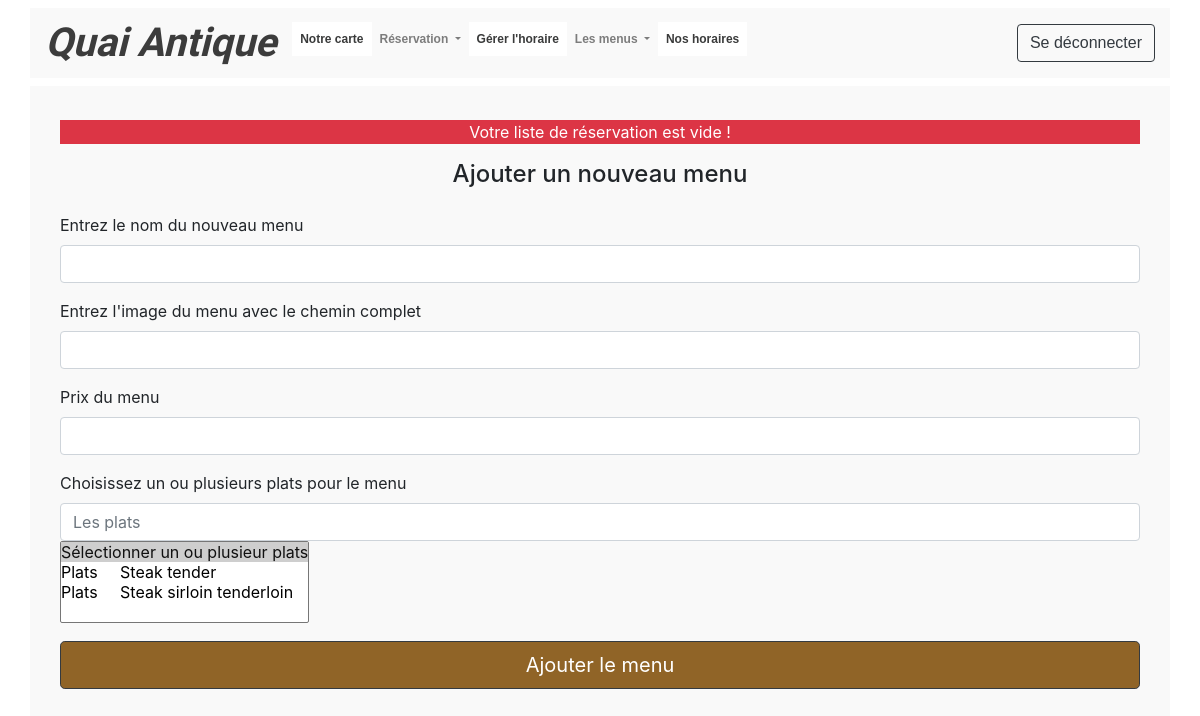
Page /manage.menu.inc.php (signed in) on the earlier database version.
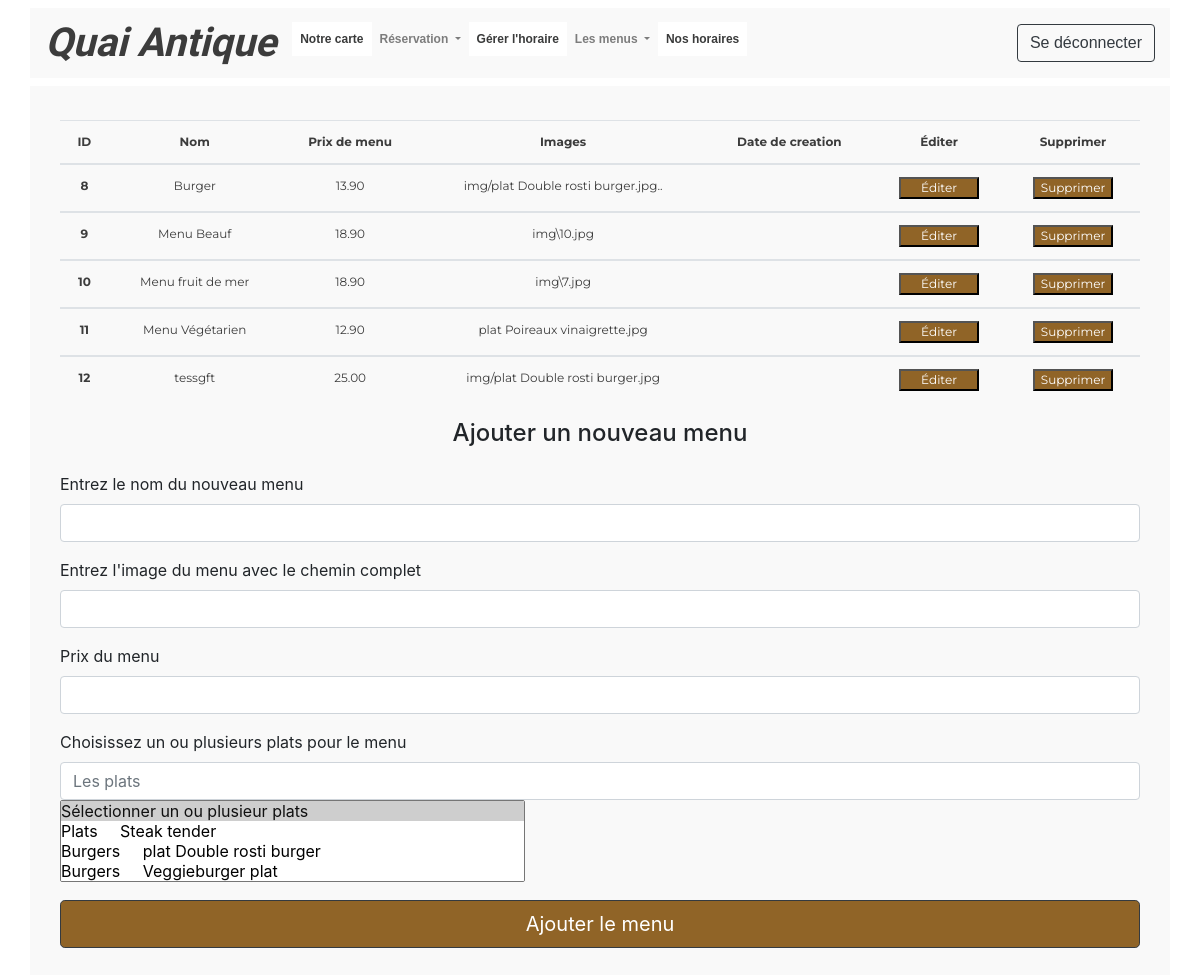
Same page on the later database version.
### tables this page shows
CREATE TABLE `menu` (
  `Id` int(11) NOT NULL,
  `name` varchar(200) NOT NULL,
  `price` decimal(10,2) NOT NULL,
  `creationdate` timestamp NULL DEFAULT NULL,
  `image` varchar(200) NOT NULL
);

### manage.menu.inc.php (the view, shortened to what the changed rows need)
<?php
require "header.php";
require 'includes/dbh.inc.php';
?>
<div class="container">
    <div class="col-md-12 offset-md-0">
    <?php
    echo" <div style='text-align: right;'><button class='foodaddbutton' type='button'><a href='#menuform'>Ajouter le Menu</button></a></div><br><br>";
    if(isset($_SESSION['role']) ){$role=($_SESSION['role']); };
    if( (isset($_SESSION['user_id']) && (isset($_SESSION['role']))  )) {
        if($role==2){
            $sql = "SELECT * FROM menu";
            $result = $conn->query($sql);
            if ($result->num_rows > 0) {
                echo'
                <table class="table table-hover table-responsive-sm text-center">
                    <thead>
                        <tr>
                            <th scope="col" class="schedulehour">ID</th>
                            <th scope="col" class="schedulehour">Nom </th>
                            <th scope="col" class="schedulehour">Prix de menu</th>
                            <th scope="col" class="schedulehour">Images</th>
                            <th scope="col" class="schedulehour">Date de creation</th>
                            <th scope="col" class="schedulehour">Éditer</th>
                            <th scope="col" class="schedulehour">Supprimer</th>
                        </tr>
                    </thead> ';
                while($row = $result->fetch_assoc()) {
                    echo"
                    <tbody>
                        <tr>
                            <th scope='row' class='schedulehour'>".$row["Id"]."</th>
                            <td class='schedulehour'>".$row["name"]."</td>
                            <td class='schedulehour'>".$row["price"]."</td>
                            <td class='schedulehour'>".$row["image"]."</td>
                            <td class='schedulehour'>".$row["creationdate"]."</td>
                            <td class='schedulehour'><button class='reservupdatebutton' type='button'><a href=edit.menu.inc.php?menuedit-submit=1&menu_id=".$row["Id"]."&signature=".$row["signature"]."&action=update>Éditer</button></td>
                            <td class='schedulehour'><button class='reservupdatebutton' type='button'><a href=includes/delete.php?menudelete-submit=1&menu_id=".$row["Id"]."&action=delete>Supprimer</button></td>
                        </tr>
                    </tbody>";
                }
                echo "</table>";
            }
            else {
                echo "<p class='text-white text-center bg-danger'>Votre liste de réservation est vide !<p>";
            }
        }
    }
    if(isset($_SESSION['user_id'])){
        if($_SESSION['role']==2){
            if( isset($_POST['submit-addmenu'] ) ){
                echo '<h5 class="bg-danger text-center">Le nom du bouton "submit-addmenu" est cliqué</h5>';
            } else {
                echo'
                <div class="menu-form">
                    <form action="includes\menu.inc.php" id="menuform" method="post">
                        <div class="row form-group">
                            <div class="col"><h4>Ajouter un nouveau menu</h4> </div>';
                            echo'</div>
                        <input type="hidden" class="form-control" name="menuid" value="'. $_SESSION['user_id'] .'" required="required">
                        <div class="form-group">
                            <label>Entrez le nom du nouveau menu</label>
                            <input type="text" class="form-control" name="menuname" id="menuname" required="required">
                        </div>
                        <div class="form-group">
                            <label>Entrez l\'image du menu avec le chemin complet</label>
                            <input type="text" class="form-control" name="menuimage" id="menuimage" required="required">
                        </div>
                        <div class="form-group">
                            <label for="menuprice">Prix du menu</label>
                            <input type="number" class="form-control" name="menuprice" id="menuprice" step="any" required="required">
                        </div>
                        <div class="form-group">
                            <label for="foodid" class="form-label">Choisissez un ou plusieurs plats pour le menu</label>
                            <input class="form-control" list="foodOptions" id="foodid" name="menufood[]" placeholder="Les plats">
                            <select multiple id="foodoptions"  name="menufood[]">
                                <option selected>Sélectionner un ou plusieur plats</option>';
                            require 'includes/dbh.inc.php';
                            $sql = "SELECT f.name AS fname, f.Id AS id, c.name AS cname FROM foods f LEFT JOIN category AS c ON f.category_id=c.Id";
                            $result = $conn->query($sql);
                            if ($result->num_rows > 0) {
                                while($row = $result->fetch_assoc()) {
                                    echo '<option value="' . $row['Id'] . '">' . $row['cname'] .'&nbsp;&nbsp;&nbsp;&nbsp; '. $row['fname'] . '</option>';
                                }
                            }
                            echo'
                            </select>
                        </div>
                        <div class="form-group">
                            <button type="submit" name="submit-addmenu" id="submit-addmenu" class="btn btn-dark btn-lg btn-block">Ajouter le menu</button>
                        </div>
                    </form>
                    <br><br>
                </div>';
            }
        }
        else {
            echo '<p class="text-center"><br>Vous n\'avez aucune autorisation<br><br></p>';
        }
    }
?>
    </div>
</div>
<br><br>

Differences in the rows shown:
added menu: Id "8", name "Burger", price "13.90", image "img/plat Double rosti burger.jpg.."
added menu: Id "9", name "Menu Beauf", price "18.90", image "img\\10.jpg"
added menu: Id "10", name "Menu fruit de mer", price "18.90", image "img\\7.jpg"
added menu: Id "11", name "Menu Végétarien", price "12.90", image "plat Poireaux vinaigrette.jpg"
added menu: Id "12", name "tessgft", price "25.00", image "img/plat Double rosti burger.jpg"
Other differences:
form field value: "Sélectionner un ou plusieur plats ☑ / Plats Steak tender / Plats Steak sirloin tenderloin" → "Sélectionner un ou plusieur plats ☑ / Plats Steak tender / Burgers plat Double rosti burger / Burgers Veggieburger plat"
text no longer shown: "Votre liste de réservation est vide !"
text now shown: "ID Nom Prix de menu Images Date de creation Éditer Supprimer"
